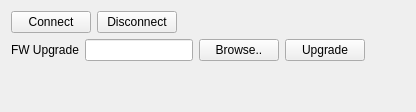
          <widget class="QWidget" name="tabOTPClient">
           <attribute name="title">
            <string>OTP Client</string>
           </attribute>
           <layout class="QVBoxLayout" name="verticalLayout_9">
            <item>
             <layout class="QHBoxLayout" name="horizontalLayout_18">
              <item>
               <widget class="QPushButton" name="btnOTPClientConnect">
                <property name="text">
                 <string>Connect</string>
                </property>
               </widget>
              </item>
              <item>
               <widget class="QPushButton" name="btnOTPClientDisconnect">
                <property name="text">
                 <string>Disconnect</string>
                </property>
               </widget>
              </item>
              <item>
               <spacer name="horizontalSpacer_7">
                <property name="orientation">
                 <enum>Qt::Horizontal</enum>
                </property>
                <property name="sizeHint" stdset="0">
                 <size>
                  <width>40</width>
                  <height>20</height>
                 </size>
                </property>
               </spacer>
              </item>
             </layout>
            </item>
            <item>
             <layout class="QHBoxLayout" name="horizontalLayout_19">
              <item>
               <widget class="QLabel" name="labelOTPClientFWUpgrade">
                <property name="text">
                 <string>FW Upgrade</string>
                </property>
               </widget>
              </item>
              <item>
               <widget class="QLineEdit" name="lineEditOTPClientSelectFile"/>
              </item>
              <item>
               <widget class="QPushButton" name="btnOTPClientBrowseFile">
                <property name="text">
                 <string>Browse..</string>
                </property>
               </widget>
              </item>
              <item>
               <widget class="QPushButton" name="btnOTPClientUpgrade">
                <property name="text">
                 <string>Upgrade</string>
                </property>
               </widget>
              </item>
              <item>
               <spacer name="horizontalSpacer_8">
                <property name="orientation">
                 <enum>Qt::Horizontal</enum>
                </property>
                <property name="sizeHint" stdset="0">
                 <size>
                  <width>40</width>
                  <height>20</height>
                 </size>
                </property>
               </spacer>
              </item>
             </layout>
            </item>
            <item>
             <spacer name="verticalSpacer_4">
              <property name="orientation">
               <enum>Qt::Vertical</enum>
              </property>
              <property name="sizeHint" stdset="0">
               <size>
                <width>20</width>
                <height>40</height>
               </size>
              </property>
             </spacer>
            </item>
           </layout>
          </widget>
